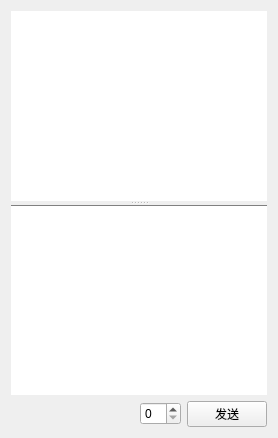
           <widget class="QWidget" name="tab_6">
            <attribute name="title">
             <string>消息窗口</string>
            </attribute>
            <layout class="QGridLayout" name="gridLayout_12">
             <item row="0" column="0">
              <widget class="QSplitter" name="sysvmq_splitter">
               <property name="orientation">
                <enum>Qt::Vertical</enum>
               </property>
               <widget class="QTextBrowser" name="sysvmq_textBrowser">
                <property name="styleSheet">
                 <string notr="true">QTextBrowser
{
	border-style: none;
    margin: 0px;
	font-size: 16px;
}
</string>
                </property>
               </widget>
               <widget class="QWidget" name="layoutWidget_3">
                <layout class="QVBoxLayout" name="verticalLayout_5">
                 <item>
                  <widget class="QTextEdit" name="sysvmq_textEdit">
                   <property name="styleSheet">
                    <string notr="true">QTextEdit
{
	border-style: none;
    margin: 0px;
	border-top: 1px solid gray;
}
</string>
                   </property>
                  </widget>
                 </item>
                 <item>
                  <layout class="QHBoxLayout" name="horizontalLayout_3">
                   <item>
                    <spacer name="horizontalSpacer_7">
                     <property name="orientation">
                      <enum>Qt::Horizontal</enum>
                     </property>
                     <property name="sizeHint" stdset="0">
                      <size>
                       <width>40</width>
                       <height>20</height>
                      </size>
                     </property>
                    </spacer>
                   </item>
                   <item>
                    <widget class="QSpinBox" name="sysvmq_spinBox"/>
                   </item>
                   <item>
                    <widget class="QPushButton" name="sysvmq_btn_send">
                     <property name="text">
                      <string>发送</string>
                     </property>
                    </widget>
                   </item>
                  </layout>
                 </item>
                </layout>
               </widget>
              </widget>
             </item>
            </layout>
           </widget>
